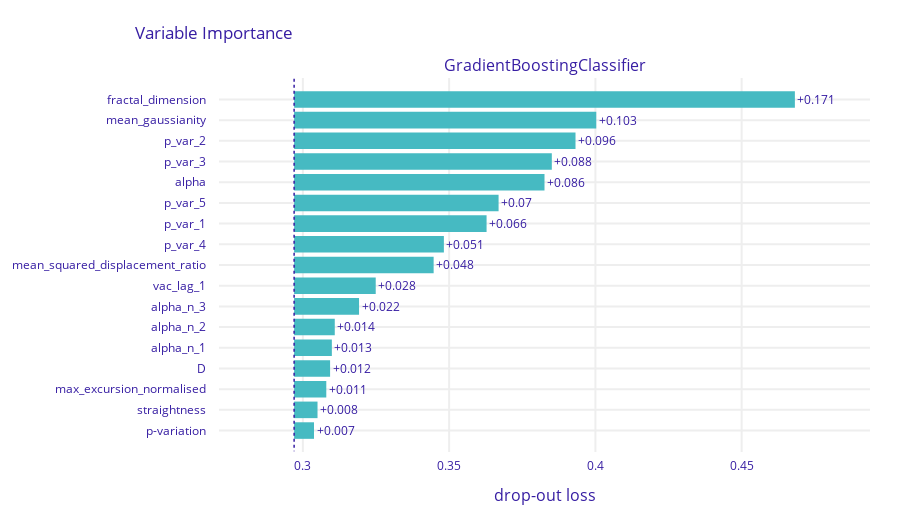

This figure's notebook cell:
### Markdown cell above
### Accuracy loss function

### Code cell
pfi_accuracy_plot

### Figure 1 — Plotly figure (JSON) as saved in the notebook; plotly's stock layout.template omitted (floating-point values rounded to 4 significant figures)
{"data": [{"base": 0.297, "hoverinfo": "text", "hoverlabel": {"bgcolor": "rgba(0,0,0,0.8)"}, "hovertext": ["Model: GradientBoostingClassifier loss after<br>variable: fractal_dimension is permuted: 0.468<br>Drop-out loss change: +0.171", "Model: GradientBoostingClassifier loss after<br>variable: mean_gaussianity is permuted: 0.4<br>Drop-out loss change: +0.103", "Model: GradientBoostingClassifier loss after<br>variable: p_var_2 is permuted: 0.393<br>Drop-out loss change: +0.096", "Model: GradientBoostingClassifier loss after<br>variable: p_var_3 is permuted: 0.385<br>Drop-out loss change: +0.088", "Model: GradientBoostingClassifier loss after<br>variable: alpha is permuted: 0.383<br>Drop-out loss change: +0.086", "Model: GradientBoostingClassifier loss after<br>variable: p_var_5 is permuted: 0.367<br>Drop-out loss change: +0.07", "Model: GradientBoostingClassifier loss after<br>variable: p_var_1 is permuted: 0.363<br>Drop-out loss change: +0.066", "Model: GradientBoostingClassifier loss after<br>variable: p_var_4 is permuted: 0.348<br>Drop-out loss change: +0.051", "Model: GradientBoostingClassifier loss after<br>variable: mean_squared_displacement_ratio is permuted: 0.345<br>Drop-out loss change: +0.048", "Model: GradientBoostingClassifier loss after<br>variable: vac_lag_1 is permuted: 0.325<br>Drop-out loss change: +0.028", "Model: GradientBoostingClassifier loss after<br>variable: alpha_n_3 is permuted: 0.319<br>Drop-out loss change: +0.022", "Model: GradientBoostingClassifier loss after<br>variable: alpha_n_2 is permuted: 0.311<br>Drop-out loss change: +0.014", "Model: GradientBoostingClassifier loss after<br>variable: alpha_n_1 is permuted: 0.31<br>Drop-out loss change: +0.013", "Model: GradientBoostingClassifier loss after<br>variable: D is permuted: 0.309<br>Drop-out loss change: +0.012", "Model: GradientBoostingClassifier loss after<br>variable: max_excursion_normalised is permuted: 0.308<br>Drop-out loss change: +0.011", "Model: GradientBoostingClassifier loss after<br>variable: straightness is permuted: 0.305<br>Drop-out loss change: +0.008", "Model: GradientBoostingClassifier loss after<br>variable: p-variation is permuted: 0.304<br>Drop-out loss change: +0.007"], "marker": {"color": "#46bac2"}, "orientation": "h", "showlegend": false, "text": ["+0.171", "+0.103", "+0.096", "+0.088", "+0.086", "+0.07", "+0.066", "+0.051", "+0.048", "+0.028", "+0.022", "+0.014", "+0.013", "+0.012", "+0.011", "+0.008", "+0.007"], "textposition": "outside", "type": "bar", "x": [0.1712, 0.1033, 0.0962, 0.0881, 0.0856, 0.0699, 0.0658, 0.0512, 0.0477, 0.0279, 0.0222, 0.0139, 0.0129, 0.0123, 0.011, 0.008, 0.0068], "xaxis": "x", "y": ["fractal_dimension", "mean_gaussianity", "p_var_2", "p_var_3", "alpha", "p_var_5", "p_var_1", "p_var_4", "mean_squared_displacement_ratio", "vac_lag_1", "alpha_n_3", "alpha_n_2", "alpha_n_1", "D", "max_excursion_normalised", "straightness", "p-variation"], "yaxis": "y"}], "layout": {"annotations": [{"font": {"size": 16}, "showarrow": false, "text": "GradientBoostingClassifier", "x": 0.5, "xanchor": "center", "xref": "paper", "y": 1, "yanchor": "bottom", "yref": "paper"}, {"font": {"size": 16}, "showarrow": false, "text": "drop-out loss", "x": 0.5, "xanchor": "center", "xref": "paper", "y": 0, "yanchor": "top", "yref": "paper", "yshift": -30}], "font": {"color": "#371ea3"}, "height": 523, "margin": {"b": 71, "r": 30, "t": 78}, "shapes": [{"line": {"color": "#371ea3", "dash": "dot", "width": 1.5}, "type": "line", "x0": 0.297, "x1": 0.297, "xref": "x", "y0": -1, "y1": 17, "yref": "y"}], "title": {"text": "Variable Importance", "x": 0.15}, "xaxis": {"anchor": "y", "automargin": true, "domain": [0, 1], "fixedrange": true, "gridwidth": 2, "range": [0.2713, 0.4939], "tickcolor": "white", "ticklen": 3, "ticks": "outside", "type": "linear", "zeroline": false}, "yaxis": {"anchor": "x", "automargin": true, "autorange": "reversed", "domain": [0, 1], "fixedrange": true, "gridwidth": 2, "tickcolor": "white", "ticklen": 10, "ticks": "outside", "type": "category"}}}
